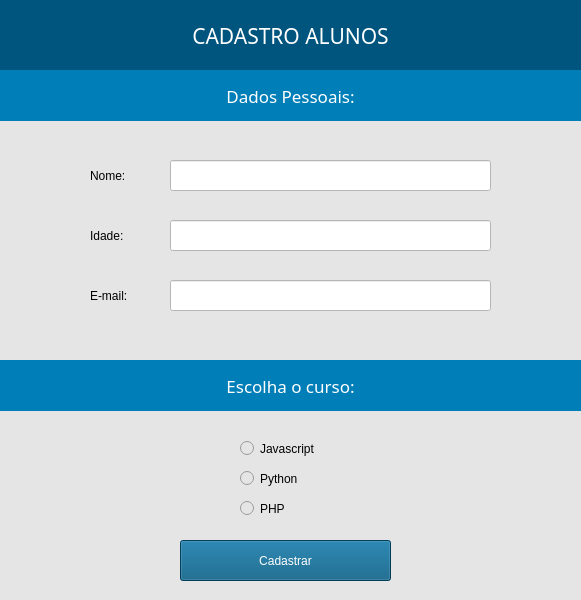
<?xml version="1.0" encoding="UTF-8"?>
<ui version="4.0">
 <class>MainWindow</class>
 <widget class="QMainWindow" name="MainWindow">
  <property name="geometry">
   <rect>
    <x>0</x>
    <y>0</y>
    <width>581</width>
    <height>600</height>
   </rect>
  </property>
  <property name="windowTitle">
   <string>MainWindow</string>
  </property>
  <property name="styleSheet">
   <string notr="true">background-color: rgb(229, 229, 229);</string>
  </property>
  <widget class="QWidget" name="centralwidget">
   <widget class="QLabel" name="tituloCadastro">
    <property name="geometry">
     <rect>
      <x>0</x>
      <y>0</y>
      <width>581</width>
      <height>71</height>
     </rect>
    </property>
    <property name="font">
     <font>
      <family>Geometr212 BkCn BT</family>
      <pointsize>16</pointsize>
      <weight>50</weight>
      <italic>false</italic>
      <bold>false</bold>
     </font>
    </property>
    <property name="styleSheet">
     <string notr="true">font: 16pt &quot;Geometr212 BkCn BT&quot;;
color: rgb(255, 255, 255);
background-color: rgb(0, 85, 127);</string>
    </property>
    <property name="text">
     <string>CADASTRO ALUNOS</string>
    </property>
    <property name="alignment">
     <set>Qt::AlignCenter</set>
    </property>
   </widget>
   <widget class="QLabel" name="tituloIdade">
    <property name="geometry">
     <rect>
      <x>90</x>
      <y>220</y>
      <width>61</width>
      <height>31</height>
     </rect>
    </property>
    <property name="styleSheet">
     <string notr="true">font: 12pt &quot;Geometr212 BkCn BT&quot;;</string>
    </property>
    <property name="text">
     <string>Idade:</string>
    </property>
   </widget>
   <widget class="QLabel" name="tituloNome">
    <property name="geometry">
     <rect>
      <x>90</x>
      <y>160</y>
      <width>71</width>
      <height>31</height>
     </rect>
    </property>
    <property name="styleSheet">
     <string notr="true">font: 12pt &quot;Geometr212 BkCn BT&quot;;
</string>
    </property>
    <property name="text">
     <string>Nome:</string>
    </property>
   </widget>
   <widget class="QLineEdit" name="idade">
    <property name="geometry">
     <rect>
      <x>170</x>
      <y>220</y>
      <width>321</width>
      <height>31</height>
     </rect>
    </property>
    <property name="styleSheet">
     <string notr="true">background-color: rgb(255, 255, 255);</string>
    </property>
    <property name="inputMask">
     <string notr="true"/>
    </property>
    <property name="text">
     <string/>
    </property>
    <property name="echoMode">
     <enum>QLineEdit::Normal</enum>
    </property>
   </widget>
   <widget class="QLineEdit" name="nome">
    <property name="geometry">
     <rect>
      <x>170</x>
      <y>160</y>
      <width>321</width>
      <height>31</height>
     </rect>
    </property>
    <property name="styleSheet">
     <string notr="true">background-color: rgb(255, 255, 255);</string>
    </property>
    <property name="inputMask">
     <string notr="true"/>
    </property>
    <property name="text">
     <string/>
    </property>
   </widget>
   <widget class="QLineEdit" name="email">
    <property name="geometry">
     <rect>
      <x>170</x>
      <y>280</y>
      <width>321</width>
      <height>31</height>
     </rect>
    </property>
    <property name="styleSheet">
     <string notr="true">background-color: rgb(255, 255, 255);</string>
    </property>
    <property name="inputMask">
     <string notr="true"/>
    </property>
    <property name="text">
     <string/>
    </property>
    <property name="echoMode">
     <enum>QLineEdit::Normal</enum>
    </property>
   </widget>
   <widget class="QLabel" name="tituloEmail">
    <property name="geometry">
     <rect>
      <x>90</x>
      <y>280</y>
      <width>61</width>
      <height>31</height>
     </rect>
    </property>
    <property name="styleSheet">
     <string notr="true">font: 12pt &quot;Geometr212 BkCn BT&quot;;</string>
    </property>
    <property name="text">
     <string>E-mail:</string>
    </property>
   </widget>
   <widget class="QLabel" name="tituloDados">
    <property name="geometry">
     <rect>
      <x>0</x>
      <y>70</y>
      <width>581</width>
      <height>51</height>
     </rect>
    </property>
    <property name="font">
     <font>
      <family>Geometr212 BkCn BT</family>
      <pointsize>13</pointsize>
      <weight>50</weight>
      <italic>false</italic>
      <bold>false</bold>
     </font>
    </property>
    <property name="styleSheet">
     <string notr="true">font: 13pt &quot;Geometr212 BkCn BT&quot;;
color: rgb(255, 255, 255);
background-color: rgb(0, 126, 184);</string>
    </property>
    <property name="text">
     <string>Dados Pessoais:</string>
    </property>
    <property name="alignment">
     <set>Qt::AlignCenter</set>
    </property>
   </widget>
   <widget class="QLabel" name="tituloCurso">
    <property name="geometry">
     <rect>
      <x>0</x>
      <y>360</y>
      <width>581</width>
      <height>51</height>
     </rect>
    </property>
    <property name="font">
     <font>
      <family>Geometr212 BkCn BT</family>
      <pointsize>13</pointsize>
      <weight>50</weight>
      <italic>false</italic>
      <bold>false</bold>
     </font>
    </property>
    <property name="styleSheet">
     <string notr="true">font: 13pt &quot;Geometr212 BkCn BT&quot;;
color: rgb(255, 255, 255);
background-color: rgb(0, 126, 184);</string>
    </property>
    <property name="text">
     <string>Escolha o curso:</string>
    </property>
    <property name="alignment">
     <set>Qt::AlignCenter</set>
    </property>
   </widget>
   <widget class="QRadioButton" name="javascript">
    <property name="geometry">
     <rect>
      <x>240</x>
      <y>440</y>
      <width>111</width>
      <height>17</height>
     </rect>
    </property>
    <property name="styleSheet">
     <string notr="true">font: 10pt &quot;Geometr212 BkCn BT&quot;;</string>
    </property>
    <property name="text">
     <string>Javascript</string>
    </property>
   </widget>
   <widget class="QRadioButton" name="python">
    <property name="geometry">
     <rect>
      <x>240</x>
      <y>470</y>
      <width>111</width>
      <height>17</height>
     </rect>
    </property>
    <property name="styleSheet">
     <string notr="true">font: 10pt &quot;Geometr212 BkCn BT&quot;;</string>
    </property>
    <property name="text">
     <string>Python</string>
    </property>
   </widget>
   <widget class="QRadioButton" name="php">
    <property name="geometry">
     <rect>
      <x>240</x>
      <y>500</y>
      <width>111</width>
      <height>17</height>
     </rect>
    </property>
    <property name="styleSheet">
     <string notr="true">font: 10pt &quot;Geometr212 BkCn BT&quot;;</string>
    </property>
    <property name="text">
     <string>PHP</string>
    </property>
   </widget>
   <widget class="QPushButton" name="botaoCadastroFinal">
    <property name="geometry">
     <rect>
      <x>180</x>
      <y>540</y>
      <width>211</width>
      <height>41</height>
     </rect>
    </property>
    <property name="layoutDirection">
     <enum>Qt::LeftToRight</enum>
    </property>
    <property name="styleSheet">
     <string notr="true">color: rgb(255, 255, 255);
background-color: rgb(0, 85, 127);
font: 13pt &quot;Nirmala UI&quot;;</string>
    </property>
    <property name="text">
     <string>Cadastrar</string>
    </property>
   </widget>
  </widget>
 </widget>
 <resources/>
 <connections/>
</ui>
